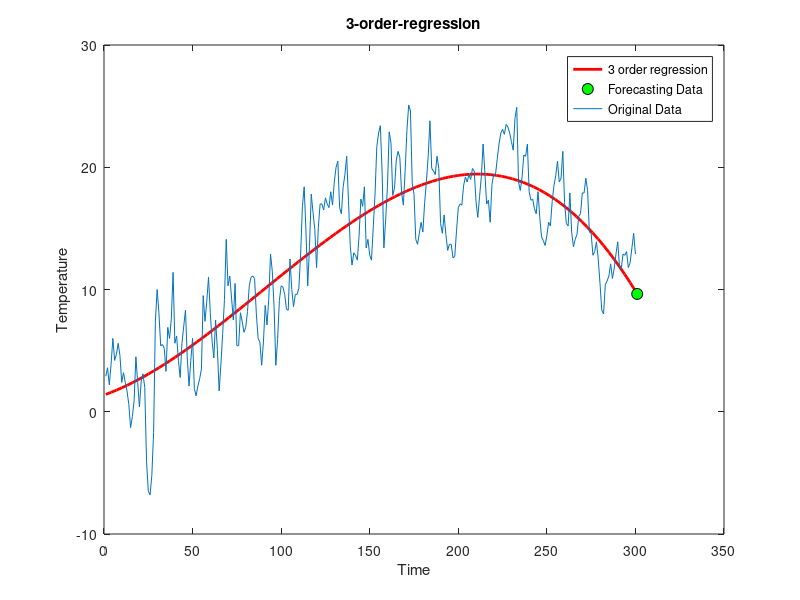

Source code (MATLAB):
data = csvread('weather_in_basel.csv');
n = 300;
X = data(1:n, 1);
Y = data(1:n, 3);

yreal = data(n+1, 3);


% Define the order of the polynomial for curve fitting
order = 3;

% Fit a polynomial regression model
coefficients = polyfit(X, Y, order);

% Define the x-values for extrapolation
x = n+1;

% Evaluate the polynomial at the extrapolation point
y = polyval(coefficients, x);

% Output the extrapolated value
y
yreal

% Plot the fitted polynomial curve
x_fit = linspace(min(X), max(X), 100);  % Generate x-values for the curve
y_fit = polyval(coefficients, x_fit);   % Evaluate the polynomial at the x-values
plot(x_fit, y_fit, 'r-', 'LineWidth', 2);

hold on;

% Plot the extrapolation point
plot(x, y, 'ko', 'MarkerFaceColor', 'g', 'MarkerSize', 8);

plot(X, Y, '-')
xlabel('Time')
ylabel('Temperature')
title('3-order-regression')

legend('3 order regression','Forecasting Data', 'Original Data');